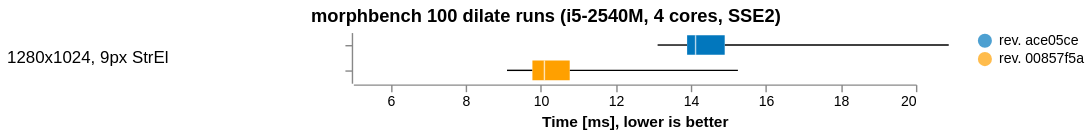

This figure's Vega-Lite source:
### Vega-Lite specification from a JSON file in a GitHub repository (floating-point values rounded to 4 significant figures)
{"$schema": "https://vega.github.io/schema/vega-lite/v4.json", "title": {"text": "morphbench 100 dilate runs (i5-2540M, 4 cores, SSE2)", "anchor": "middle"}, "data": {"values": [{"set": "1280x1024, 9px StrEl", "var": "rev. ace05ce", "times": [15.65, 15.83, 16.52, 14.12, 15.84, 17.84, 19.74, 20.87, 15.98, 14.9, 14.11, 13.91, 15.05, 14.6, 15.28, 14.59, 15.67, 14.03, 14.0, 14.78, 14.83, 14.56, 13.66, 13.62, 14.71, 13.82, 13.8, 13.97, 14.06, 14.77, 14.73, 13.72, 13.69, 13.23, 14.3, 13.73, 15.07, 14.04, 14.07, 14.03, 13.37, 14.67, 13.96, 13.62, 14.33, 13.84, 14.89, 13.66, 13.94, 14.1, 14.01, 14.7, 13.96, 13.15, 14.67, 13.68, 14.34, 13.94, 13.58, 15.03, 13.97, 16.89, 15.21, 14.15, 14.19, 15.07, 14.29, 15.01, 13.74, 13.98, 16.45, 20.11, 16.23, 14.44, 14.92, 14.13, 14.34, 13.2, 14.67, 13.6, 13.59, 14.01, 13.11, 14.94, 13.92, 13.92, 14.96, 13.82, 13.96, 15.77, 14.09, 14.11, 13.28, 13.86, 14.31, 13.88, 13.2, 14.18, 15.01, 14.04]}, {"set": "1280x1024, 9px StrEl", "var": "rev. 00857f5a", "times": [10.85, 9.316, 11.86, 11.67, 9.968, 10.74, 10.71, 9.555, 10.08, 9.953, 10.19, 9.96, 9.781, 11.0, 9.937, 13.76, 10.06, 10.23, 10.22, 9.621, 9.806, 10.72, 9.238, 11.6, 9.188, 10.63, 9.241, 11.77, 9.284, 9.901, 9.701, 11.22, 9.175, 10.15, 9.906, 10.11, 10.59, 10.71, 10.76, 10.04, 9.78, 10.79, 10.77, 9.215, 9.769, 9.935, 11.85, 9.149, 11.78, 10.27, 9.652, 11.03, 10.98, 10.21, 10.76, 10.03, 11.23, 9.205, 9.265, 10.28, 10.86, 10.08, 9.742, 9.937, 10.35, 9.627, 9.247, 10.78, 9.101, 9.216, 9.871, 9.998, 15.25, 12.19, 11.11, 14.45, 14.4, 9.982, 9.986, 10.04, 10.01, 10.11, 10.82, 9.116, 10.78, 10.28, 10.28, 9.946, 10.16, 10.82, 9.746, 9.677, 10.94, 9.158, 10.71, 9.863, 10.23, 9.554, 10.25, 10.02]}]}, "transform": [{"flatten": ["times"]}], "facet": {"row": {"field": "set", "type": "nominal", "spacing": 10, "header": {"title": "", "labelAngle": 0, "labelFontSize": 12}}}, "spec": {"encoding": {"x": {"field": "times", "type": "quantitative", "axis": {"title": "Time [ms], lower is better", "grid": false}, "scale": {"domain": [5, 20]}}, "y": {"field": "var", "type": "nominal", "axis": {"title": "", "labels": false}, "sort": "descending"}}, "layer": [{"width": 400, "height": {"step": 18}, "mark": {"type": "boxplot", "extent": "min-max"}, "encoding": {"color": {"field": "var", "type": "nominal", "scale": {"range": ["#0277bd", "#ffa000"]}, "legend": {"title": ""}, "sort": "descending"}}}]}, "config": {"view": {"stroke": "transparent"}, "axis": {"domainWidth": 1}}}
